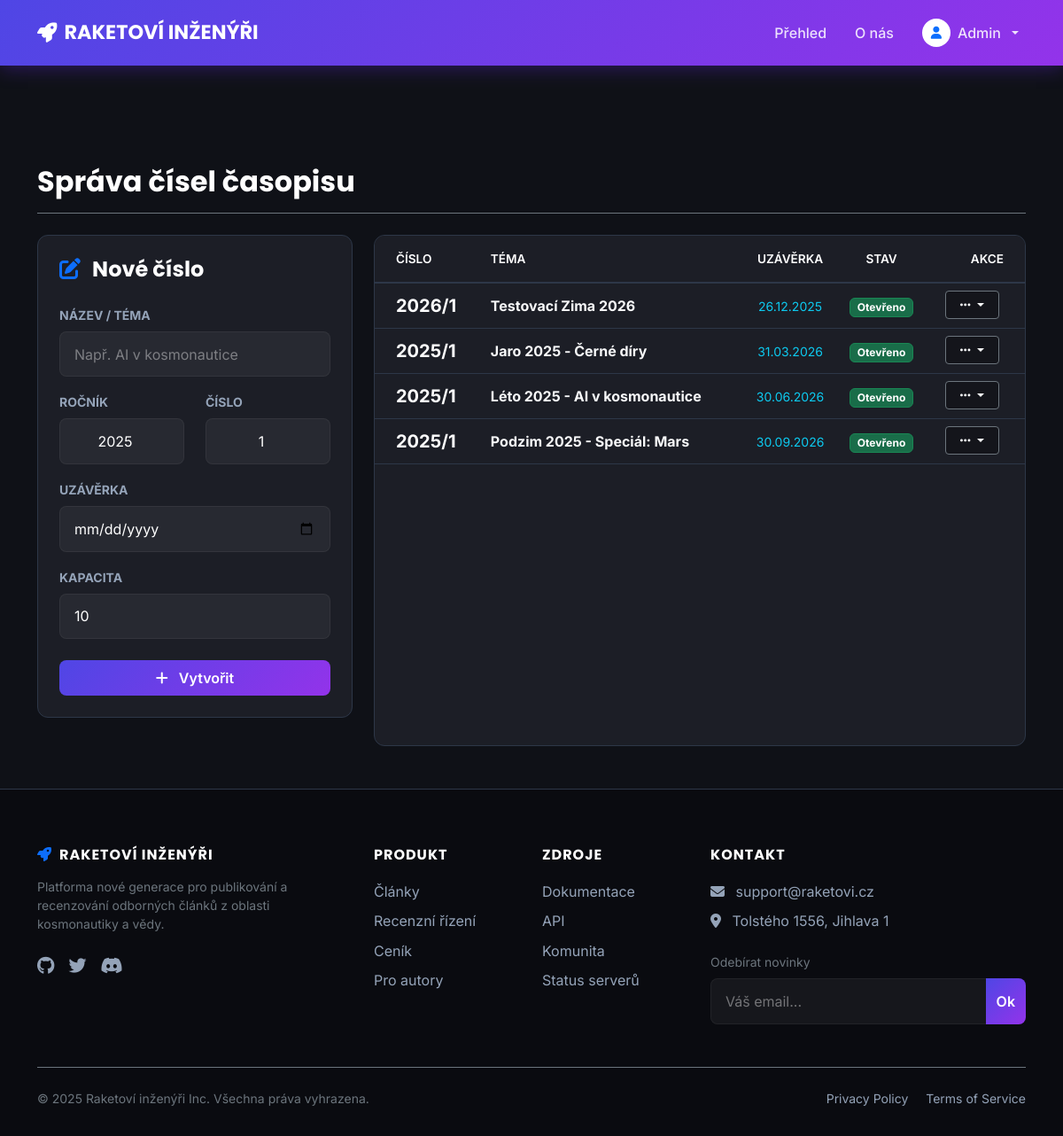
The page /manage_issues.php (signed in) on the database its author committed.
### tables this page shows
CREATE TABLE `issues` (
  `id` int(11) NOT NULL,
  `nazev` varchar(255) NOT NULL,
  `rocnik` int(11) NOT NULL DEFAULT 2025,
  `cislo` int(11) NOT NULL DEFAULT 1,
  `deadline` date NOT NULL,
  `max_capacity` int(11) NOT NULL DEFAULT 10,
  `status` enum('open','closed','published') NOT NULL DEFAULT 'open'
);

### manage_issues.php (the view, shortened to what this page needs)
<?php
require 'db_connect.php';
require 'header.php';
$editMode = false;
$editData = [];
$result = $db_connection->query("SELECT * FROM issues ORDER BY rocnik DESC, cislo DESC");
function getIssueBadge($status) {
    if ($status === 'open') return '<span class="badge bg-success bg-opacity-75 border border-success px-2 py-1">Otevřeno</span>';
    return $status;
}
?>
<div class="container mt-5 mb-5">
    <div class="d-flex justify-content-between align-items-center mb-4 border-bottom border-secondary pb-3 flex-wrap gap-3">
        <h2 class="text-white mb-0">Správa čísel časopisu</h2>
    </div>
    <div class="row g-4">
        <div class="col-lg-4 order-lg-1 order-2">
            <div class="article-card p-4 sticky-top" style="top: 100px; z-index: 1;">
                <h4 class="text-white mb-4">
                    <i class="fa-solid fa-pen-to-square me-2 text-primary"></i>
                    <?= $editMode ? 'Upravit údaje' : 'Nové číslo' ?>
                </h4>
                <form method="POST">
                    <div class="mb-3">
                        <label class="form-label text-muted small fw-bold">NÁZEV / TÉMA</label>
                        <input type="text" name="nazev" class="form-control" required
                               placeholder="Např. AI v kosmonautice"
                               value="<?= htmlspecialchars($editData['nazev'] ?? '') ?>">
                    </div>
                    <div class="row">
                        <div class="col-6 mb-3">
                            <label class="form-label text-muted small fw-bold">ROČNÍK</label>
                            <input type="number" name="rocnik" class="form-control text-center" required
                                   value="<?= $editData['rocnik'] ?? date('Y') ?>">
                        </div>
                        <div class="col-6 mb-3">
                            <label class="form-label text-muted small fw-bold">ČÍSLO</label>
                            <input type="number" name="cislo" class="form-control text-center" required
                                   value="<?= $editData['cislo'] ?? 1 ?>">
                        </div>
                    </div>
                    <div class="mb-3">
                        <label class="form-label text-muted small fw-bold">UZÁVĚRKA</label>
                        <input type="date" name="deadline" class="form-control" required
                               value="<?= $editData['deadline'] ?? '' ?>">
                    </div>
                    <div class="mb-4">
                        <label class="form-label text-muted small fw-bold">KAPACITA</label>
                        <input type="number" name="max_capacity" class="form-control" required
                               value="<?= $editData['max_capacity'] ?? 10 ?>">
                    </div>
                    <button type="submit" class="btn btn-primary w-100 py-2">
                        <?= $editMode ? 'Uložit změny' : '<i class="fa-solid fa-plus me-2"></i> Vytvořit' ?>
                    </button>
                </form>
            </div>
        </div>
        <div class="col-lg-8 order-lg-2 order-1">
            <div class="article-card p-0 h-100">
                <div class="table-responsive">
                    <table class="table mb-0 align-middle table-hover">
                        <thead>
                            <tr class="text-uppercase small text-secondary" style="background: rgba(255,255,255,0.02);">
                                <th class="ps-4 py-3" style="min-width: 100px;">Číslo</th>
                                <th class="py-3" style="width: 40%;">Téma</th>
                                <th class="py-3 text-center">Uzávěrka</th>
                                <th class="py-3 text-center">Stav</th>
                                <th class="pe-4 py-3 text-end">Akce</th>
                            </tr>
                        </thead>
                        <tbody>
                            <?php while($row = $result->fetch_assoc()): ?>
                                <tr>
                                    <td class="ps-4">
                                        <div class="d-flex align-items-center">
                                            <span class="fs-5 fw-bold text-white me-2"><?= $row['rocnik'] ?>/<?= $row['cislo'] ?></span>
                                        </div>
                                    </td>
                                    <td class="fw-bold text-light text-break">
                                        <?= htmlspecialchars($row['nazev']) ?>
                                    </td>
                                    <td class="text-center text-info small text-nowrap">
                                        <?= date("d.m.Y", strtotime($row['deadline'])) ?>
                                    </td>
                                    <td class="text-center text-nowrap">
                                        <?= getIssueBadge($row['status']) ?>
                                    </td>
                                    <td class="pe-4 text-end">
                                        <div class="dropdown">
                                            <button class="btn btn-sm btn-dark border-secondary text-light dropdown-toggle px-3" type="button" data-bs-toggle="dropdown">
                                                <i class="fa-solid fa-ellipsis"></i>
                                            </button>
                                        </div>
                                    </td>
                                </tr>
                            <?php endwhile; ?>
                        </tbody>
                    </table>
                </div>
            </div>
        </div>
    </div>
</div>
<?php
require 'footer.php';
?>

### css/style.css (style rules this page uses)
:root { --bg-dark: #0f1117; --bg-card: #1c1e26; --bg-footer: #0a0b10; --primary-purple: #6e2bf9; --neon-cyan: #00d2ff; --primary-gradient: linear-gradient(135deg, #4f46e5 0%, #9333ea 100%); --text-white: #ffffff; --text-gray: #94a3b8; --border-color: #2d3748; }
html, body { font-family: 'Inter', sans-serif; background-color: var(--bg-dark); color: var(--text-white); min-height: 100vh; display: flex; flex-direction: column; cursor: url('../media/rocket_cursor.svg') 0 0, auto; }
h1, h2, h3, h4, h5, .navbar-brand { font-family: 'Poppins', sans-serif; font-weight: 700; }
a, button, .btn { cursor: pointer; text-decoration: none !important; }
.text-muted { color: #94a3b8 !important; }
.btn, .nav-link, .article-card, input, .form-control, .dropdown-item, .page-link { transition: all 0.5s cubic-bezier(0.4, 0, 0.2, 1) !important; }
button[type="submit"], .btn-primary { background: var(--primary-gradient); border: none; border-radius: 8px; color: white; font-weight: 600; position: relative; overflow: hidden; z-index: 1; }
.btn-primary::after, button[type="submit"]::after { content: ''; position: absolute; top: 0; left: -100%; width: 50%; height: 100%; background: linear-gradient(to right, rgba(255, 255, 255, 0) 0%, rgba(255, 255, 255, 0.3) 50%, rgba(255, 255, 255, 0) 100%); transform: skewX(-25deg); transition: none; z-index: -1; }
input, select, .form-control, textarea { background-color: rgba(255, 255, 255, 0.05) !important; border: 1px solid rgba(255, 255, 255, 0.1) !important; color: white !important; padding: 0.8rem 1rem; border-radius: 8px; width: 100%; }
::placeholder { color: rgba(255, 255, 255, 0.4) !important; opacity: 1; }
label { margin-bottom: 0.5rem; color: #e2e8f0; font-size: 0.9rem; font-weight: 500; }
.article-card { background-color: var(--bg-card); border: 1px solid var(--border-color); border-radius: 12px; overflow: hidden; color: var(--text-white); }
.table { --bs-table-bg: transparent; --bs-table-color: var(--text-gray); border-color: var(--border-color); }
.table th { background-color: var(--bg-card); color: var(--text-white); font-weight: 600; text-transform: uppercase; font-size: 0.85rem; border-bottom: 2px solid var(--border-color); }
.table td { vertical-align: middle; color: var(--text-gray); }
.table .btn { background-color: rgba(0, 0, 0, 0.3); border: 1px solid var(--border-color); padding: 0.3rem 0.7rem; font-size: 0.85rem; margin-right: 5px; margin-bottom: 2px; }
.article-card { width: 260px; min-width: 260px; }
.container>.article-card, .row .article-card { width: 100% !important; min-width: 100% !important; margin-bottom: 2rem; }
.article-card form .btn { width: 100%; }
.container h2 { text-align: center; margin-top: 4rem; margin-bottom: 2rem; color: var(--text-white); font-weight: 700; }

### rows shown on the page
issues: rocnik "2026", cislo "1", nazev "Testovací Zima 2026", deadline "26.12.2025", status "Otevřeno"
issues: rocnik "2025", cislo "1", nazev "Jaro 2025 - Černé díry", deadline "31.03.2026", status "Otevřeno"
issues: rocnik "2025", cislo "1", nazev "Léto 2025 - AI v kosmonautice", deadline "30.06.2026", status "Otevřeno"
issues: rocnik "2025", cislo "1", nazev "Podzim 2025 - Speciál: Mars", deadline "30.09.2026", status "Otevřeno"

### other values the page prints
$_SESSION['user_jmeno'] "Admin"
